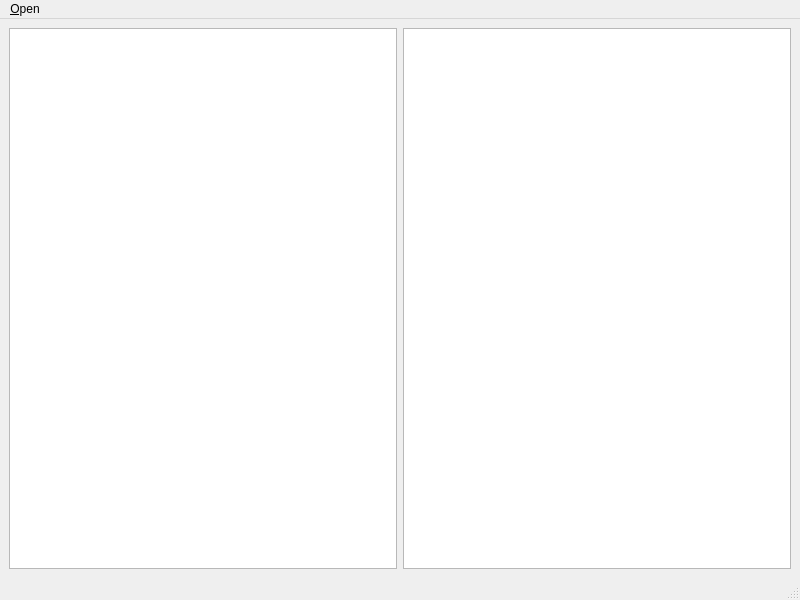
<?xml version="1.0" encoding="UTF-8"?>
<ui version="4.0">
 <class>MainWindow</class>
 <widget class="QMainWindow" name="MainWindow">
  <property name="geometry">
   <rect>
    <x>0</x>
    <y>0</y>
    <width>800</width>
    <height>600</height>
   </rect>
  </property>
  <property name="windowTitle">
   <string>MainWindow</string>
  </property>
  <widget class="QWidget" name="centralwidget">
   <layout class="QGridLayout" name="gridLayout">
    <item row="0" column="0">
     <widget class="ListView" name="listView">
      <property name="editTriggers">
       <set>QAbstractItemView::NoEditTriggers</set>
      </property>
     </widget>
    </item>
    <item row="0" column="1">
     <widget class="QListView" name="listView">
      <property name="editTriggers">
       <set>QAbstractItemView::AnyKeyPressed|QAbstractItemView::DoubleClicked|QAbstractItemView::EditKeyPressed</set>
      </property>
     </widget>
    </item>
   </layout>
  </widget>
  <widget class="QMenuBar" name="menubar">
   <property name="geometry">
    <rect>
     <x>0</x>
     <y>0</y>
     <width>800</width>
     <height>22</height>
    </rect>
   </property>
   <widget class="QMenu" name="menu_Open">
    <property name="title">
     <string>&amp;Open</string>
    </property>
    <addaction name="actionPointCloud_Directory"/>
    <addaction name="actionAnnotation_File"/>
   </widget>
   <addaction name="menu_Open"/>
  </widget>
  <widget class="QStatusBar" name="statusbar"/>
  <action name="actionPointCloud_Directory">
   <property name="text">
    <string>Open &amp;PointCloud Directory</string>
   </property>
  </action>
  <action name="actionAnnotation_File">
   <property name="text">
    <string>&amp;Load Annotation File</string>
   </property>
  </action>
 </widget>
 <customwidgets>
  <customwidget>
   <class>ListView</class>
   <extends>QListView</extends>
   <header>listview.h</header>
  </customwidget>
 </customwidgets>
 <resources/>
 <connections/>
</ui>
